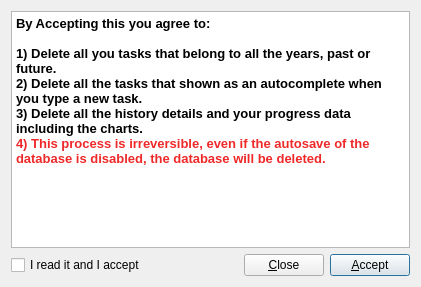
<?xml version="1.0" encoding="UTF-8"?>
<ui version="4.0">
 <class>resetDatabaseDlg</class>
 <widget class="QDialog" name="resetDatabaseDlg">
  <property name="geometry">
   <rect>
    <x>0</x>
    <y>0</y>
    <width>421</width>
    <height>287</height>
   </rect>
  </property>
  <property name="windowTitle">
   <string>Reset Database</string>
  </property>
  <layout class="QGridLayout" name="gridLayout">
   <item row="0" column="0" colspan="4">
    <widget class="QTextBrowser" name="textBrowser">
     <property name="html">
      <string>&lt;!DOCTYPE HTML PUBLIC &quot;-//W3C//DTD HTML 4.0//EN&quot; &quot;http://www.w3.org/TR/REC-html40/strict.dtd&quot;&gt;
&lt;html&gt;&lt;head&gt;&lt;meta name=&quot;qrichtext&quot; content=&quot;1&quot; /&gt;&lt;style type=&quot;text/css&quot;&gt;
p, li { white-space: pre-wrap; }
&lt;/style&gt;&lt;/head&gt;&lt;body style=&quot; font-family:'Sans'; font-size:10pt; font-weight:400; font-style:normal;&quot;&gt;
&lt;p style=&quot; margin-top:0px; margin-bottom:0px; margin-left:0px; margin-right:0px; -qt-block-indent:0; text-indent:0px;&quot;&gt;&lt;span style=&quot; font-weight:600;&quot;&gt;By Accepting this you agree to:&lt;/span&gt;&lt;/p&gt;
&lt;p style=&quot;-qt-paragraph-type:empty; margin-top:0px; margin-bottom:0px; margin-left:0px; margin-right:0px; -qt-block-indent:0; text-indent:0px; font-weight:600;&quot;&gt;&lt;br /&gt;&lt;/p&gt;
&lt;p style=&quot; margin-top:0px; margin-bottom:0px; margin-left:0px; margin-right:0px; -qt-block-indent:0; text-indent:0px;&quot;&gt;&lt;span style=&quot; font-weight:600;&quot;&gt;1) Delete all you tasks that belong to all the years, past or future.&lt;/span&gt;&lt;/p&gt;
&lt;p style=&quot; margin-top:0px; margin-bottom:0px; margin-left:0px; margin-right:0px; -qt-block-indent:0; text-indent:0px;&quot;&gt;&lt;span style=&quot; font-weight:600;&quot;&gt;2) Delete all the tasks that shown as an autocomplete when you type a new task.&lt;/span&gt;&lt;/p&gt;
&lt;p style=&quot; margin-top:0px; margin-bottom:0px; margin-left:0px; margin-right:0px; -qt-block-indent:0; text-indent:0px;&quot;&gt;&lt;span style=&quot; font-weight:600;&quot;&gt;3) Delete all the history details and your progress data including the charts.&lt;/span&gt;&lt;/p&gt;
&lt;p style=&quot; margin-top:0px; margin-bottom:0px; margin-left:0px; margin-right:0px; -qt-block-indent:0; text-indent:0px;&quot;&gt;&lt;span style=&quot; font-weight:600; color:#ef2929;&quot;&gt;4) This process is irreversible, even if the autosave of the database is disabled, the database will be deleted.&lt;/span&gt;&lt;span style=&quot; font-weight:600;&quot;&gt;&lt;br /&gt;&lt;/span&gt;&lt;/p&gt;&lt;/body&gt;&lt;/html&gt;</string>
     </property>
    </widget>
   </item>
   <item row="1" column="0">
    <widget class="QCheckBox" name="acceptingCondition">
     <property name="text">
      <string>I read it and I accept</string>
     </property>
    </widget>
   </item>
   <item row="1" column="2">
    <widget class="QPushButton" name="closeButton">
     <property name="text">
      <string>&amp;Close</string>
     </property>
    </widget>
   </item>
   <item row="1" column="3">
    <widget class="QPushButton" name="acceptButton">
     <property name="text">
      <string>&amp;Accept</string>
     </property>
     <property name="default">
      <bool>true</bool>
     </property>
    </widget>
   </item>
   <item row="1" column="1">
    <spacer name="horizontalSpacer">
     <property name="orientation">
      <enum>Qt::Horizontal</enum>
     </property>
     <property name="sizeHint" stdset="0">
      <size>
       <width>40</width>
       <height>20</height>
      </size>
     </property>
    </spacer>
   </item>
  </layout>
 </widget>
 <resources/>
 <connections>
  <connection>
   <sender>closeButton</sender>
   <signal>clicked()</signal>
   <receiver>resetDatabaseDlg</receiver>
   <slot>reject()</slot>
   <hints>
    <hint type="sourcelabel">
     <x>288</x>
     <y>268</y>
    </hint>
    <hint type="destinationlabel">
     <x>193</x>
     <y>260</y>
    </hint>
   </hints>
  </connection>
 </connections>
</ui>
